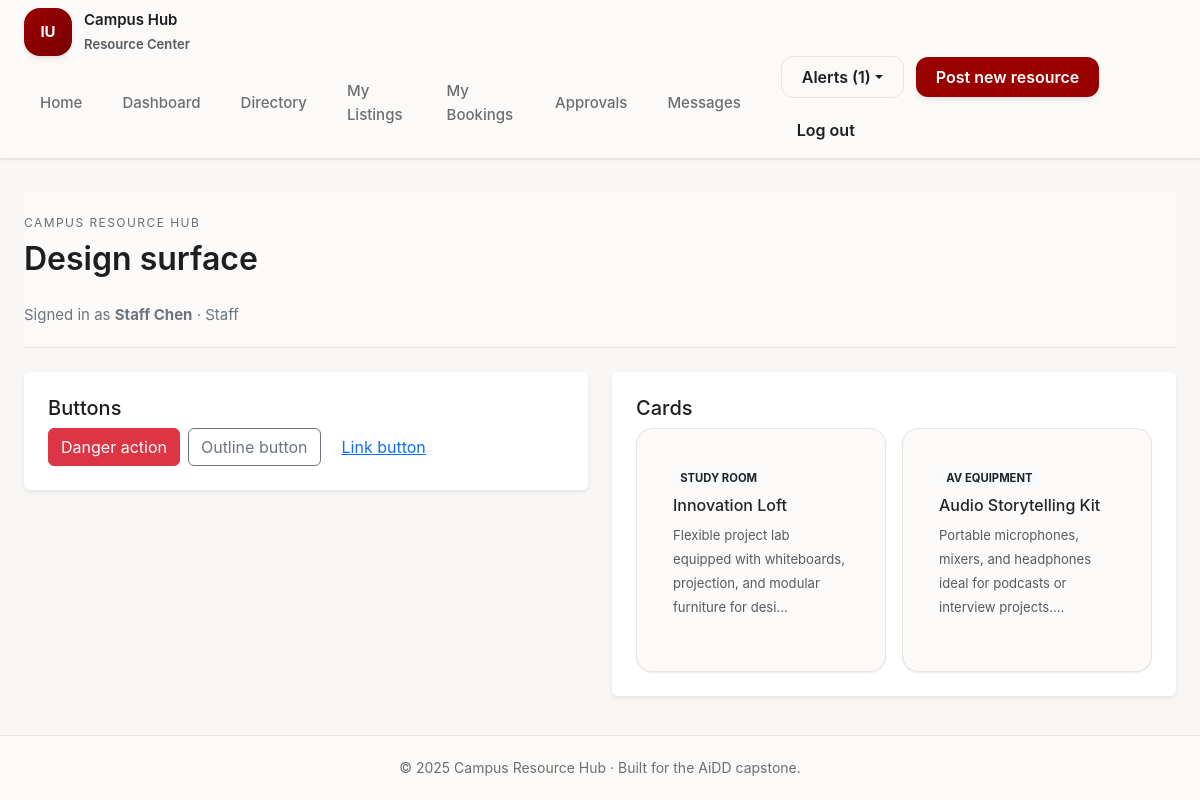
The page /style-guide (signed in) on the database its author committed.
### tables this page shows
CREATE TABLE users (
    user_id INTEGER PRIMARY KEY AUTOINCREMENT,
    name TEXT NOT NULL,
    email TEXT NOT NULL UNIQUE,
    password_hash TEXT NOT NULL,
    role TEXT NOT NULL CHECK(role IN ('student','staff','admin')),
    department TEXT,
    email_verified INTEGER DEFAULT 0,
    created_at TEXT DEFAULT CURRENT_TIMESTAMP
);

CREATE TABLE resources (
    resource_id INTEGER PRIMARY KEY AUTOINCREMENT,
    owner_id INTEGER NOT NULL,
    title TEXT NOT NULL,
    summary TEXT NOT NULL,
    category TEXT NOT NULL,
    location TEXT NOT NULL,
    capacity INTEGER NOT NULL,
    availability_notes TEXT,
    status TEXT NOT NULL DEFAULT 'draft',
    created_at TEXT DEFAULT CURRENT_TIMESTAMP,
    updated_at TEXT DEFAULT CURRENT_TIMESTAMP,
    FOREIGN KEY(owner_id) REFERENCES users(user_id)
);

### src/controllers/site_controller.py (the view)
@site_bp.route('/style-guide')
def style_guide():
    samples = ResourceDAL.get_featured_resources(limit=6)
    return render_template('style_guide.html', sample_resources=samples)

### src/data_access/db.py (called while the page is built)
def get_connection(close_only: bool = False) -> Optional[sqlite3.Connection]:
    if close_only:
        return getattr(g, '_database', None)
    conn = getattr(g, '_database', None)
    if conn is None:
        database_path = current_app.config['DATABASE_PATH']
        conn = g._database = sqlite3.connect(database_path, detect_types=sqlite3.PARSE_DECLTYPES)
        conn.row_factory = sqlite3.Row
    return conn

### src/data_access/notification_dal.py (called while the page is built)
    @staticmethod
    def list_for_user(user_id: int, limit: int = 10) -> List[dict]:
        conn = get_connection()
        rows = conn.execute(
            'SELECT * FROM notifications WHERE user_id = ? ORDER BY created_at DESC LIMIT ?',
            (user_id, limit)
        ).fetchall()
        return [dict(row) for row in rows]

### src/data_access/resource_dal.py (called while the page is built)
    @staticmethod
    def _row_to_resource(row) -> Optional[Resource]:
        if row is None:
            return None
        gallery_rows = ResourceDAL._fetch_gallery(row['resource_id'])
        return Resource(
            resource_id=row['resource_id'],
            owner_id=row['owner_id'],
            title=row['title'],
            summary=row['summary'],
            category=row['category'],
            location=row['location'],
            capacity=row['capacity'],
            availability_notes=row['availability_notes'],
            status=row['status'],
            gallery=gallery_rows,
        )

    @staticmethod
    def _fetch_gallery(resource_id: int) -> List[str]:
        conn = get_connection()
        rows = conn.execute(
            'SELECT file_path FROM resource_images WHERE resource_id = ? ORDER BY image_id ASC',
            (resource_id,)
        ).fetchall()
        return [row['file_path'] for row in rows]

    @staticmethod
    def get_featured_resources(limit: int = 4) -> List[Resource]:
        conn = get_connection()
        rows = conn.execute(
            'SELECT * FROM resources WHERE status = ? ORDER BY created_at DESC LIMIT ?',
            ('published', limit)
        ).fetchall()
        return [ResourceDAL._row_to_resource(row) for row in rows]

### src/data_access/user_dal.py (called while the page is built)
    @staticmethod
    def _row_to_user(row) -> Optional[User]:
        if row is None:
            return None
        return User(
            user_id=row['user_id'],
            name=row['name'],
            email=row['email'],
            role=row['role'],
            department=row['department'],
            email_verified=row['email_verified'],
        )

### src/templates/style_guide.html
{% extends 'layout.html' %}
{% block page_heading %}Design surface{% endblock %}
{% block content %}
<div class="row g-4">
    <div class="col-lg-6">
        <section class="p-4 bg-white rounded shadow-sm">
            <h2 class="h5">Buttons</h2>
            <div class="d-flex gap-2 flex-wrap">
                <button class="btn btn-danger">Danger action</button>
                <button class="btn btn-outline-secondary">Outline button</button>
                <button class="btn btn-link">Link button</button>
            </div>
        </section>
    </div>
    <div class="col-lg-6">
        <section class="p-4 bg-white rounded shadow-sm">
            <h2 class="h5">Cards</h2>
            <div class="row g-3">
                {% for resource in sample_resources %}
                <div class="col-12 col-md-6">
                    <article class="card resource-card h-100">
                        <div class="card-body">
                            <p class="badge bg-light text-dark text-uppercase mb-2">{{ resource.category }}</p>
                            <h3 class="h6">{{ resource.title }}</h3>
                            <p class="text-muted small">{{ resource.summary[:90] }}&hellip;</p>
                        </div>
                    </article>
                </div>
                {% endfor %}
            </div>
        </section>
    </div>
</div>
{% endblock %}

### src/templates/layout.html (shortened to what this page needs)
<!DOCTYPE html>
<html lang="en">
<head>
    <link href="https://cdn.jsdelivr.net/npm/bootstrap@5.3.3/dist/css/bootstrap.min.css" rel="stylesheet">
    <link rel="stylesheet" href="{{ url_for('static', filename='css/app.css') }}?v={{ current_year }}">
</head>
<body>
    <div class="app-shell">
        <nav class="global-nav navbar navbar-expand-lg navbar-light" aria-label="Primary">
            <div class="app-container d-flex flex-wrap align-items-center">
                <a class="brand-mark me-auto" href="{{ url_for('site.home') }}">
                    <span class="brand-icon">IU</span>
                    <div>
                        <span class="d-block">Campus Hub</span>
                        <small class="text-muted">Resource Center</small>
                    </div>
                </a>
                <div class="collapse navbar-collapse" id="primaryNav">
                    <ul class="navbar-nav ms-auto align-items-lg-center gap-2">
                        <li class="nav-item"><a class="nav-pill" href="{{ url_for('site.home') }}">Home</a></li>
                        <li class="nav-item"><a class="nav-pill" href="{{ url_for('dashboard.overview') }}">Dashboard</a></li>
                        <li class="nav-item"><a class="nav-pill" href="{{ url_for('resource.browse') }}">Directory</a></li>
                        {% if current_user.is_authenticated %}
                        {% if current_user.role in ['staff', 'admin'] %}
                        <li class="nav-item"><a class="nav-pill" href="{{ url_for('resource.my_resources') }}">My Listings</a></li>
                        {% endif %}
                        <li class="nav-item"><a class="nav-pill" href="{{ url_for('booking.my_bookings') }}">My Bookings</a></li>
                        {% if current_user.role in ['staff', 'admin'] %}
                        <li class="nav-item"><a class="nav-pill" href="{{ url_for('booking.owner_inbox') }}">Approvals</a></li>
                        {% endif %}
                        <li class="nav-item"><a class="nav-pill" href="{{ url_for('message.inbox') }}">Messages</a></li>
                        {% endif %}
                    </ul>
                    <div class="nav-actions ms-lg-4">
                        {% if current_user.is_authenticated %}
                        <div class="dropdown">
                            <button class="btn btn-secondary-iu dropdown-toggle" type="button" data-bs-toggle="dropdown" aria-expanded="false">
                                Alerts ({{ nav_notifications|length }})
                            </button>
                        </div>
                        {% if current_user.role in ['staff', 'admin'] %}
                        <a href="{{ url_for('resource.create') }}" class="btn btn-primary-iu">Post new resource</a>
                        {% endif %}
                        <a href="{{ url_for('auth.logout') }}" class="btn btn-ghost-iu">Log out</a>
                        {% else %}
                        <a class="btn btn-secondary-iu" href="{{ url_for('auth.login') }}">Sign in</a>
                        <a class="btn btn-primary-iu" href="{{ url_for('auth.register') }}">Get started</a>
                        {% endif %}
                    </div>
                </div>
            </div>
        </nav>
        <main id="main-content" class="app-content">
            <div class="app-container">
                <header class="app-topbar">
                    <div class="page-heading">
                        <p class="eyebrow mb-1">Campus Resource Hub</p>
                        <h1 class="mb-0">{% block page_heading %}Resource Hub{% endblock %}</h1>
                    </div>
                    {% if current_user.is_authenticated %}
                    <p class="text-secondary mb-0">Signed in as <strong>{{ current_user.name }}</strong> · {{ current_user.role|title }}</p>
                    {% endif %}
                </header>
                {% block content %}{% endblock %}
            </div>
        </main>
        <footer class="app-footer">
            <div class="app-container">
                &copy; {{ current_year }} Campus Resource Hub · Built for the AiDD capstone.
            </div>
        </footer>
    </div>
</body>
</html>

### src/static/css/app.css (style rules this page uses)
:root { --brand-crimson: #990000; --brand-crimson-dark: #7a0000; --brand-crimson-light: #b33030; --brand-cream-bg: #f9f7f6; --brand-cream-card: #fbfaf9; --brand-cream-border: #e9e4dd; --text-primary: #1e1e1e; --text-secondary: #6e6e6e; --text-subtle: #999999; --accent-green: #1b5e20; --accent-green-bg: #e8f5e9; --accent-amber: #8a5a00; --accent-amber-bg: #fff4e0; --accent-red: #b71c1c; --accent-red-bg: #ffebee; --space-1: 4px; --space-2: 8px; --space-3: 12px; --space-4: 16px; --space-5: 20px; --space-6: 24px; --space-7: 28px; --space-8: 32px; --space-9: 36px; --space-10: 40px; --space-11: 44px; --space-12: 48px; --radius-sm: 8px; --radius-md: 12px; --radius-lg: 16px; --radius-xl: 20px; --shadow-card: 0 1px 0 rgba(0, 0, 0, 0.02), 0 1px 2px rgba(0, 0, 0, 0.06); --shadow-md: 0 4px 6px -1px rgba(0, 0, 0, 0.08), 0 2px 4px -2px rgba(0, 0, 0, 0.05); --shadow-lg: 0 8px 16px rgba(0, 0, 0, 0.1); --focus-ring: 0 0 0 2px rgba(153, 0, 0, 0.18); }
* { box-sizing: border-box; }
body { font-family: 'Inter', -apple-system, BlinkMacSystemFont, 'Segoe UI', sans-serif; font-size: 15px; line-height: 24px; font-weight: 400; color: var(--text-primary); background-color: var(--brand-cream-bg); min-height: 100vh; margin: 0; -webkit-font-smoothing: antialiased; }
a { color: var(--brand-crimson); text-decoration: none; }
h1, .text-h1 { font-size: 32px; line-height: 40px; font-weight: 600; color: var(--text-primary); margin-bottom: var(--space-3); }
h2, .text-h2 { font-size: 24px; line-height: 32px; font-weight: 600; color: var(--text-primary); margin-bottom: var(--space-2); }
h3, .text-h3 { font-size: 20px; line-height: 28px; font-weight: 600; color: var(--text-primary); }
.app-shell { display: flex; flex-direction: column; min-height: 100vh; background-color: var(--brand-cream-bg); }
.app-container { width: 100%; max-width: 1200px; margin: 0 auto; padding: 0 var(--space-6); }
.global-nav { background: var(--brand-cream-card); border-bottom: 1px solid var(--brand-cream-border); box-shadow: var(--shadow-card); position: sticky; top: 0; z-index: 100; }
.global-nav .brand-mark { display: flex; align-items: center; gap: var(--space-3); color: var(--text-primary); font-weight: 600; }
.brand-mark .brand-icon { width: 48px; height: 48px; border-radius: var(--radius-lg); background: linear-gradient(135deg, var(--brand-crimson), var(--brand-crimson-dark)); color: #fff; display: inline-flex; align-items: center; justify-content: center; font-weight: 700; box-shadow: var(--shadow-md); }
.app-topbar { background: var(--brand-cream-card); border-bottom: 1px solid var(--brand-cream-border); padding: var(--space-5) 0; margin-bottom: var(--space-6); }
.nav-pill { display: inline-flex; align-items: center; padding: var(--space-2) var(--space-4); border-radius: var(--radius-lg); color: var(--text-secondary); font-weight: 500; transition: background 0.2s, color 0.2s; }
.nav-actions { display: flex; align-items: center; gap: var(--space-3); flex-wrap: wrap; }
.app-content { flex: 1; padding: var(--space-8) 0; }
.page-heading { margin-bottom: var(--space-6); }
.page-heading .eyebrow { text-transform: uppercase; letter-spacing: 0.12em; font-size: 12px; color: var(--text-secondary); margin-bottom: var(--space-2); }
.resource-card { display: flex; flex-direction: column; gap: var(--space-3); padding: var(--space-5); border-radius: var(--radius-lg); border: 1px solid var(--brand-cream-border); background: var(--brand-cream-card); box-shadow: var(--shadow-card); }
.btn-primary-iu { display: inline-flex; align-items: center; justify-content: center; background: var(--brand-crimson); color: #fff; border: none; border-radius: var(--radius-md); padding: var(--space-2) var(--space-5); font-weight: 600; box-shadow: var(--shadow-md); }
.btn-secondary-iu { display: inline-flex; align-items: center; justify-content: center; background: var(--brand-cream-card); color: var(--text-primary); border: 1px solid var(--brand-cream-border); border-radius: var(--radius-md); padding: var(--space-2) var(--space-5); font-weight: 600; }
.btn-ghost-iu { display: inline-flex; align-items: center; justify-content: center; background: transparent; color: var(--text-primary); border: none; border-radius: var(--radius-md); padding: var(--space-2) var(--space-4); font-weight: 600; }
.app-footer { border-top: 1px solid var(--brand-cream-border); background: var(--brand-cream-card); color: var(--text-secondary); padding: var(--space-5) 0; text-align: center; font-size: 14px; }

### rows shown on the page
users: name "Staff Chen", role "Staff"
resources: category "STUDY ROOM", title "Innovation Loft", summary "Flexible project lab equipped with whiteboards, projection, and modular furniture for desi"
resources: category "AV EQUIPMENT", title "Audio Storytelling Kit", summary "Portable microphones, mixers, and headphones ideal for podcasts or interview projects."

### other values the page prints
{{ nav_notifications|length }} "1"
